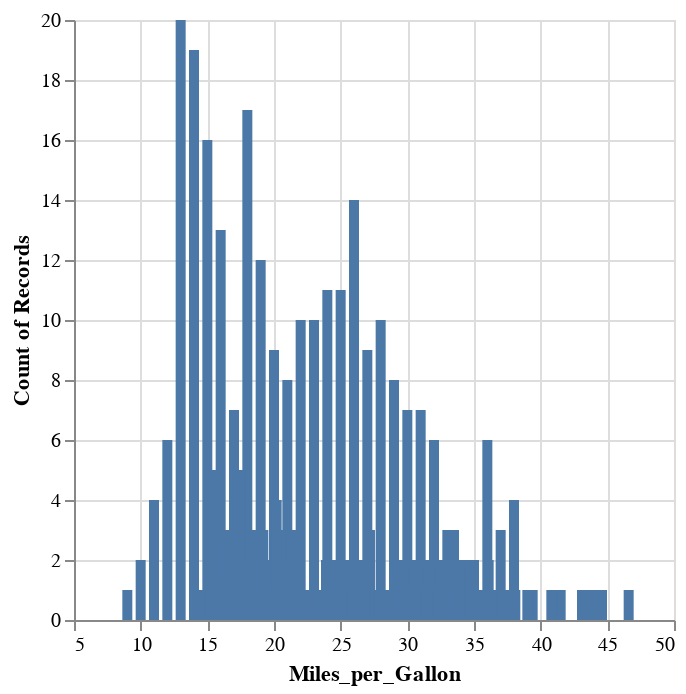

Source (notebook cell):
### Markdown cell above
Here is an example that show how to use `count` to count the number of cars with a given MPG and display the result using bars:

### Code cell
alt.Chart(cars).mark_bar().encode(
    x='Miles_per_Gallon:Q',
    y='count(*):Q'
)

### Figure 1 — Vega-Lite specification as saved in the notebook (floating-point values rounded to 4 significant figures; data arrays with more than 128 entries replaced by an {"elided": "..."} marker saying what was removed)
{"$schema": "https://vega.github.io/schema/vega-lite/v1.2.1.json", "data": {"values": {"elided": "406 records"}}, "encoding": {"x": {"field": "Miles_per_Gallon", "type": "quantitative"}, "y": {"aggregate": "count", "field": "*", "type": "quantitative"}}, "mark": "bar"}
